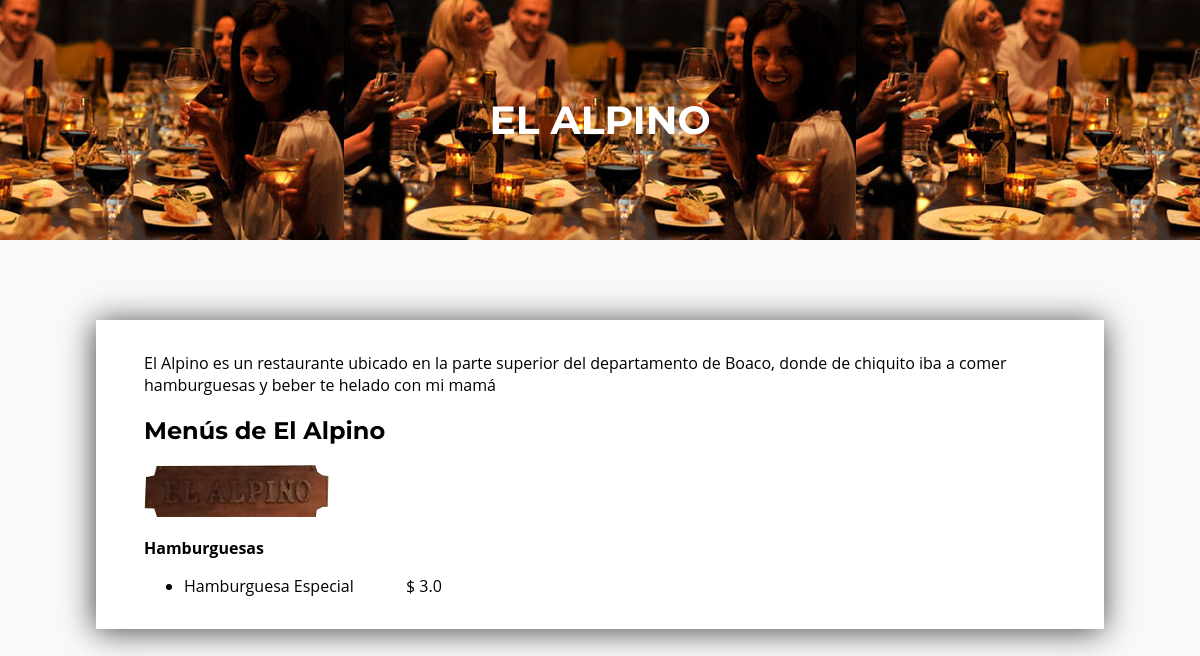
The app's page /restaurants/menu/el-alpino with its own data.
### restaurants/models.py (models this page shows, shortened)
class Restaurant(models.Model):
    name = models.CharField(max_length=50, verbose_name='Nombre')
    description = models.TextField(default="", null=False)
    foto_restaurante = models.ImageField(upload_to='media/', default='path/to/my/default/image.jpg')
    foto_portada = models.ImageField(upload_to='media/', default='path/to/my/default/image.jpg')
    foto_portada_secundaria = models.ImageField(upload_to='media/', default='path/to/my/default/image.jpg')
    foto_qr = models.ImageField(upload_to="media/", default='path/to/my/default/image.jpg')
    link = models.TextField(default="#", verbose_name='link')
    created_at = models.DateField(
        auto_now_add=True, verbose_name='Fecha de creación')
    updated_at = models.DateField(
        auto_now=True, verbose_name='Última actualización')
    class Meta:
        verbose_name = 'Restaurante'
        verbose_name_plural = 'Restaurantes'

class Category(models.Model):
    category_name = models.CharField(max_length=50, verbose_name='Nombre de Categoría')
    menu_id = models.ForeignKey('Menu', on_delete=models.CASCADE, verbose_name='Menú', null=True)
    created_at = models.DateField(
        auto_now_add=True, verbose_name='Fecha de creación')
    updated_at = models.DateField(
        auto_now=True, verbose_name='Última actualización')
    def __str__(self):
        return self.category_name

class Product(models.Model):
    currency = (
        ('C$', 'C$'),
        ('$', '$')
    )
    category_id = models.ForeignKey('Category', on_delete=models.CASCADE, verbose_name='Category', null=True)
    product_name = models.CharField(max_length=50, verbose_name='Producto')
    description = models.TextField(verbose_name='Descripción')
    price = models.FloatField(verbose_name='Precio')
    currency = models.CharField(max_length=50, verbose_name='Moneda', choices=currency, default="C$")
    created_at = models.DateField(
        auto_now_add=True, verbose_name='Fecha de creación')
    updated_at = models.DateField(
        auto_now=True, verbose_name='Última actualización')
    class Meta:
        verbose_name = 'Producto'
        verbose_name_plural = 'Productos'

### restaurants/views.py (the view)
# urls.py: path('menu/<link>', menu)
def menu(request, link):
    restaurant = Restaurant.objects.get(link=link)
    restaurant_id = restaurant.id
    menu_id = Menu.objects.get(restaurant=restaurant_id).id
    categorias = Category.objects.filter(menu_id=menu_id).select_related('menu_id')
    productos = Product.objects.select_related('category_id')
    context={
        'restaurant':restaurant,
        'categories' : categorias,
        'products': productos
    }
    return render(request, 'restaurants/menu.html', context)

### restaurants/templates/restaurants/menu.html (shortened to what this page needs)
{% include "general/header.html" %}
<section class="menu-section-principal">
        <section class="article-portada-principal">
            <h1>
                {{restaurant.name}}
            </h1>
        </section>
        <section class="menus-section-menus">
            <section class="menus-section-menus-secundario">
                <p>
                    {{restaurant.description}}
                </p>
                <h2>Menús de {{restaurant.name}}</h2>
                <img class="imagen-portada-secundaria" src="/media/{{restaurant.foto_portada_secundaria}}" alt="">
                {% for i in categories %}
                    <p>
                        <strong>{{i}}</strong>
                    </p>
                    <ul>
                        {% for n in products %}
                            {% if n.category_id.id == i.id %}
                                <li>
                                    <span class="nombre-producto">{{n.product_name}}</span>
                                    <span class="precio-producto">{{n.currency}} {{n.price}}</span>
                                </li>
                            {% endif %}
                        {% endfor %}
                    </ul>
                {% endfor %}
            </section>
        </section>
</section>

### restaurants/static/css/index.css (style rules this page uses)
body { margin: 0; }
h1,h2,h3,h4,h5 { font-family: Montserrat, Helvetica, Arial, sans-serif; }
p, li, form, input, input::placeholder, textarea, textarea::placeholder { font-family: 'Open Sans', 'Helvetica Neue', sans-serif }

### records on screen
Restaurant: name "EL ALPINO", description "El Alpino es un restaurante ubicado en la parte superior del departamento de Boaco, donde de chiquito iba a comer hamburguesas y beber te helado con mi mamá", name "El Alpino", foto_portada_secundaria (picture)
Category: category_name "Hamburguesas"
Product: product_name "Hamburguesa Especial", currency "$", price "3.0"
